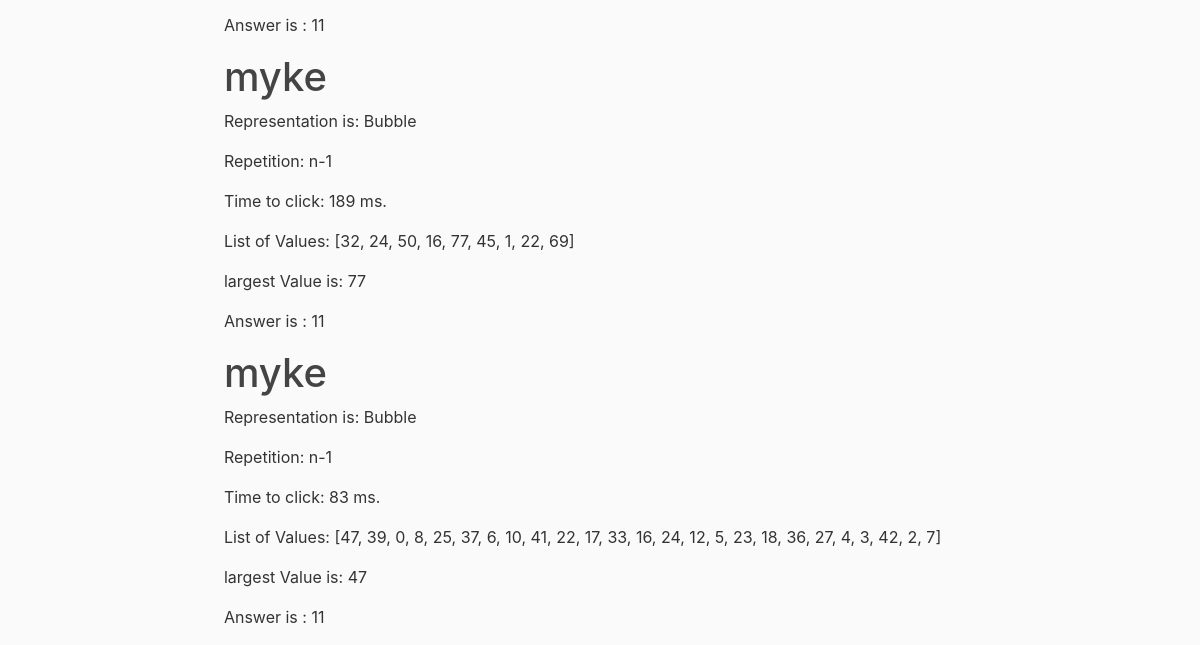
Before: /about (lower part) with the older database file.
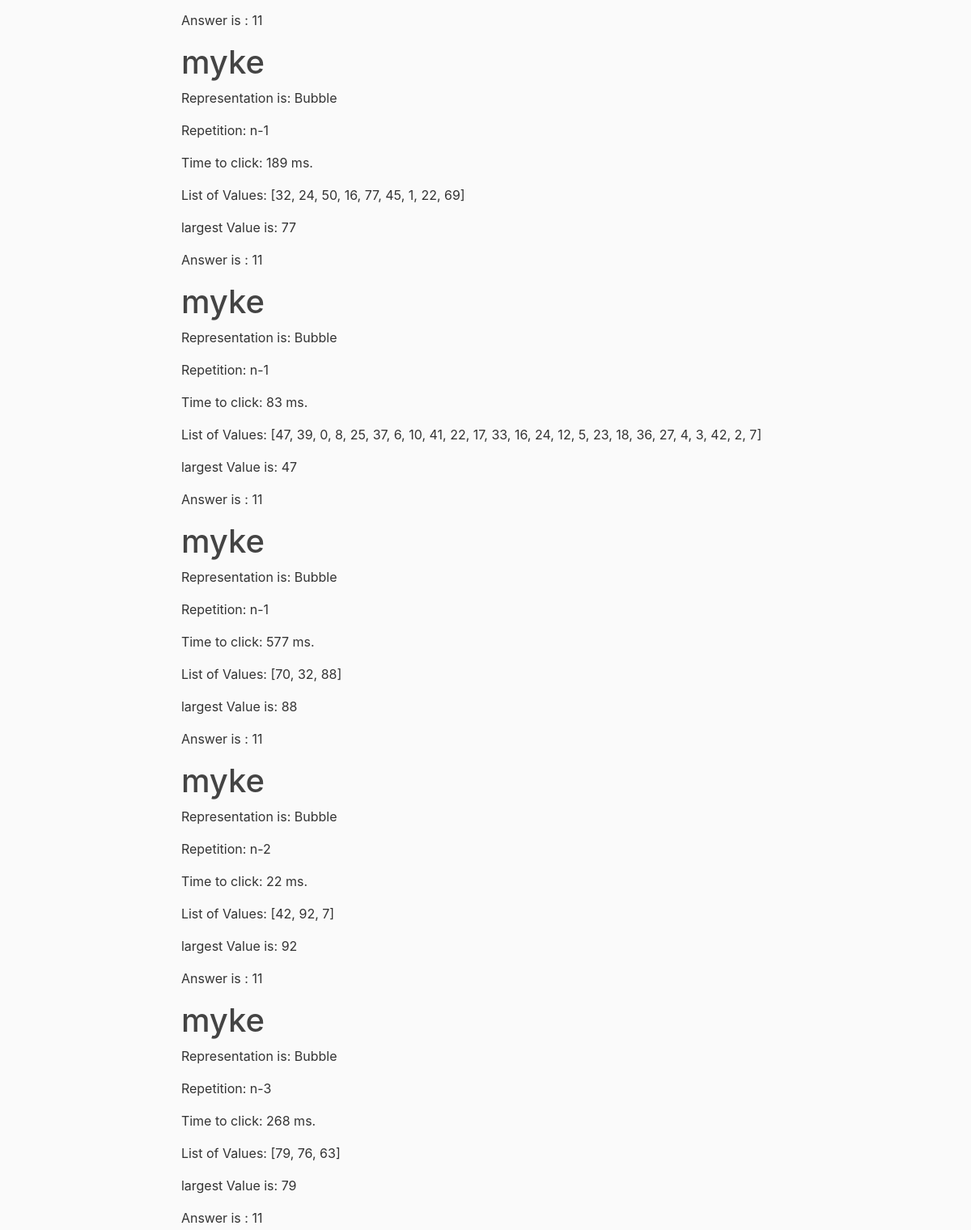
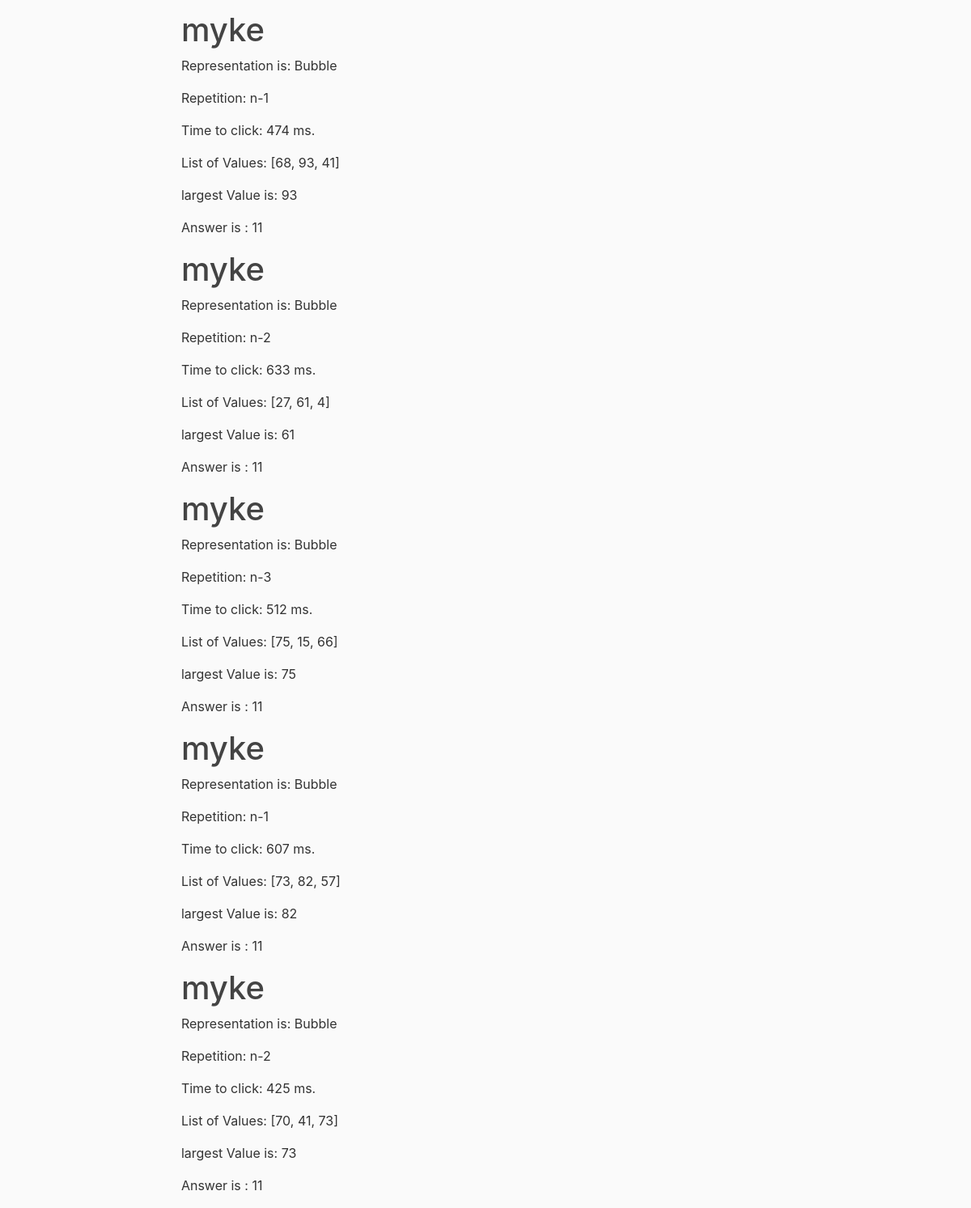
After: the same page with the newer database file (2 pictures, top to bottom).
### patterns/models.py (models this page shows, shortened)
class Post(models.Model):
    uniqueID        = models.AutoField(blank=True, primary_key=True)
    participantID   = models.ForeignKey(User, on_delete=models.CASCADE)
    representation  = models.CharField(max_length=100)
    numberofvalues  = models.CharField(max_length=100, default="Default value for numofval")
    repetition      = models.CharField(max_length=100, blank=True, null=True)
    values          = models.CharField(max_length=100, blank=True, null=True)
    correctanswer   = models.IntegerField(blank=True, null=True)
    answer          = models.IntegerField(blank=True, null=True)
    time            = models.IntegerField(blank=True, null=True)
    title = models.CharField(max_length=100)
    content = models.TextField()

### patterns/views.py (the view)
def about(request):
    if request.GET.get('Button') == 'Button':
        print('user clicked summary')
    context = {
        'posts': Post.objects.all()
    }
    return render(request, 'patterns/about.html', context)

### patterns/templates/patterns/about.html
{% extends "patterns/base.html" %}
{% block content %}
    {%  for post in posts %}
        <h1> {{ post.participantID }}</h1>
        <p> Representation is: {{ post.representation }}</p>
        <p> Repetition: n-{{ post.repetition }}</p>
        <p> Time to click: {{ post.time }} ms.</p>
        <p> List of Values: {{ post.values }}</p>
        <p> largest Value is: {{ post.correctanswer }}</p>
        <p> Answer is : {{ post.answer }}</p>
    {% endfor %}
{% endblock content %}

### patterns/templates/patterns/base.html (shortened to what this page needs)
{% load static %}
<!DOCTYPE html>
<html>
<head>
    <link rel="stylesheet" href="https://maxcdn.bootstrapcdn.com/bootstrap/4.0.0/css/bootstrap.min.css">
    <link rel="stylesheet" type="text/css" href="{%  static 'patterns/main.css' %}">
</head>
<body>
    <main role="main" class="container-fluid">
          <div class="row justify-content-center">
              <div class="col-auto justify-content-center">
                  {% block content %}   {% endblock %}
              </div>
          </div>
    </main>
</body>
</html>

### patterns/static/patterns/main.css (style rules this page uses)
body { background: #fafafa; color: #333333; margin-top: 5rem; }
h1, h2, h3, h4, h5, h6 { color: #444444; }

Changed rows visible on the page:
added Post: participantID "myke", representation "Bubble", repetition "1", time "577", values "[70, 32, 88]", correctanswer "88", answer "11"
added Post: participantID "myke", representation "Bubble", repetition "2", time "22", values "[42, 92, 7]", correctanswer "92", answer "11"
added Post: participantID "myke", representation "Bubble", repetition "3", time "268", values "[79, 76, 63]", correctanswer "79", answer "11"
added Post: participantID "myke", representation "Bubble", repetition "1", time "474", values "[68, 93, 41]", correctanswer "93", answer "11"
added Post: participantID "myke", representation "Bubble", repetition "2", time "633", values "[27, 61, 4]", correctanswer "61", answer "11"
added Post: participantID "myke", representation "Bubble", repetition "3", time "512", values "[75, 15, 66]", correctanswer "75", answer "11"
added Post: participantID "myke", representation "Bubble", repetition "1", time "607", values "[73, 82, 57]", correctanswer "82", answer "11"
added Post: participantID "myke", representation "Bubble", repetition "2", time "425", values "[70, 41, 73]", correctanswer "73", answer "11"
